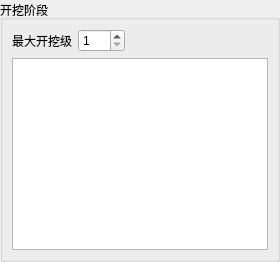
      <widget class="QGroupBox" name="groupExcavationTime">
       <property name="minimumSize">
        <size>
         <width>0</width>
         <height>0</height>
        </size>
       </property>
       <property name="title">
        <string>开挖阶段</string>
       </property>
       <layout class="QVBoxLayout" name="verticalLayoutExcavation">
        <item>
         <layout class="QHBoxLayout" name="horizontalLayoutIexcaMax">
          <item>
           <widget class="QLabel" name="labelIexcaMax">
            <property name="text">
             <string>最大开挖级</string>
            </property>
            <property name="wordWrap">
             <bool>false</bool>
            </property>
           </widget>
          </item>
          <item>
           <widget class="QSpinBox" name="spinIexcaMax">
            <property name="minimum">
             <number>1</number>
            </property>
            <property name="maximum">
             <number>999</number>
            </property>
            <property name="value">
             <number>1</number>
            </property>
            <property name="minimumSize">
             <size>
              <width>10</width>
              <height>0</height>
             </size>
            </property>
           </widget>
          </item>
          <item>
           <spacer name="horizontalSpacerIexca">
            <property name="orientation">
             <enum>Qt::Horizontal</enum>
            </property>
            <property name="sizeHint" stdset="0">
             <size>
              <width>40</width>
              <height>20</height>
             </size>
            </property>
           </spacer>
          </item>
          <property name="leftMargin">
           <number>0</number>
          </property>
          <property name="topMargin">
           <number>0</number>
          </property>
          <property name="rightMargin">
           <number>0</number>
          </property>
          <property name="bottomMargin">
           <number>0</number>
          </property>
         </layout>
        </item>
        <item>
         <widget class="QTableWidget" name="tableExcavationDays">
          <attribute name="horizontalHeaderStretchLastSection">
           <bool>true</bool>
          </attribute>
          <property name="minimumSize">
           <size>
            <width>0</width>
            <height>150</height>
           </size>
          </property>
          <property name="maximumSize">
           <size>
            <width>16777215</width>
            <height>260</height>
           </size>
          </property>
         </widget>
        </item>
        <property name="leftMargin">
         <number>9</number>
        </property>
        <property name="topMargin">
         <number>9</number>
        </property>
        <property name="rightMargin">
         <number>9</number>
        </property>
        <property name="bottomMargin">
         <number>9</number>
        </property>
       </layout>
      </widget>
